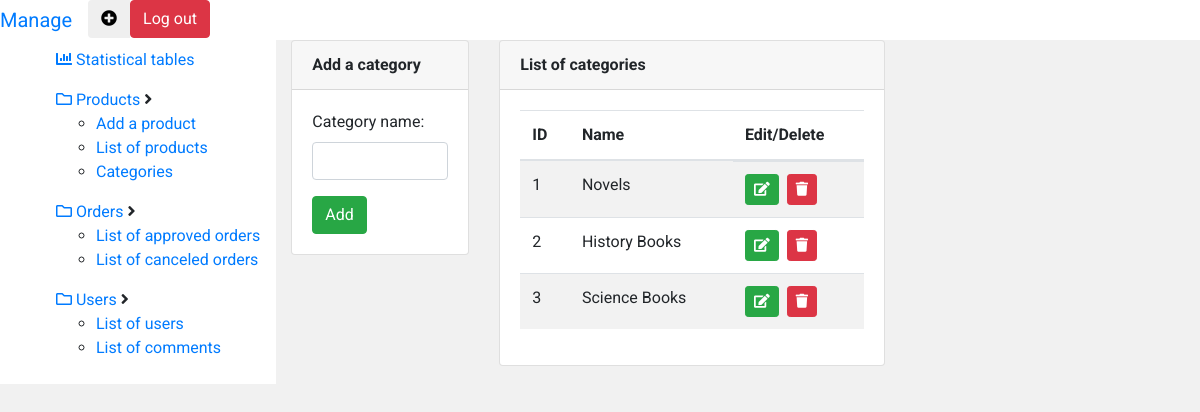
Screenshot of /index.php?cat=cat_list (signed in) with the database file from the repository.
### tables this page shows
CREATE TABLE `tblcategory` (
  `category_id` int(11) NOT NULL,
  `category_name` varchar(30) NOT NULL
);

### cat_list.php (the view, shortened to what this page needs)
<?php
    $sql_category_products="SELECT * FROM tblcategory ORDER BY category_id ASC";
    $query_category_products=mysqli_query($mysqli,$sql_category_products);
?>
    <div id="content" class="container-fluid">
    <div class="row">
        <div class="col-4">
            <div class="card">
                <div class="card-header font-weight-bold">
                    Add a category
                </div>
                <div class="card-body">
                    <form action="modules/manage_categories/add_cat.php" method="POST">
                        <div class="form-group">
                            <label for="category_name">Category name:</label>
                            <input class="form-control" type="text" name="category_name" id="category_name" required>
                        </div>
                        <input type="submit" class="btn btn-success" name="add" value="Add">
                    </form>
                </div>
            </div>
        </div>
        <div class="col-8">
            <div class="card">
                <div class="card-header font-weight-bold">
                    List of categories
                </div>
                <div class="card-body">
                    <table class="table table-striped">
                        <thead>
                            <tr>
                                <th scope="col">ID</th>
                                <th scope="col">Name</th>
                                <th scope="col">Edit/Delete</th>
                            </tr>
                        </thead>
                        <tbody>
                            <?php $i=0;
                            while ($row_category_products=mysqli_fetch_array($query_category_products)) {
                                ?>
                                <tr>
                                    <td><?php echo $row_category_products['category_id']?></td>
                                    <td><?php echo $row_category_products['category_name']?></td>
                                    <td class="d-flex">
                                        <a href="?cat=change_cat_name&id=<?php echo $row_category_products['category_id']?>" class="btn btn-success btn-sm text-white mr-2" type="button" data-toggle="tooltip" data-placement="top" title="Edit"><i class="fa fa-edit"></i></a>
                                        <a href="?cat=cat_list&delete_id=<?php echo $row_category_products['category_id']?>" class="btn btn-danger btn-sm text-white" type="button" data-toggle="tooltip" data-placement="top" title="Delete"><i class="fa fa-trash"></i></a>
                                    </td>
                                </tr>
                            <?php } ?>
                        </tbody>
                    </table>
                </div>
            </div>
        </div>
    </div>

### style.css (style rules this page uses)
* { box-sizing: border-box; }
body { font-family: "Roboto", sans-serif; background-color: #f1f1f1; }

### rows the page displays
tblcategory: category_id "1", category_name "Novels"
tblcategory: category_id "2", category_name "History Books"
tblcategory: category_id "3", category_name "Science Books"
